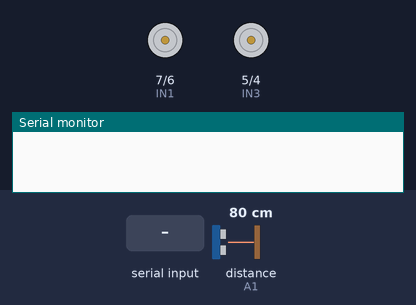
This sketch was run on a simulated Arduino Uno, built with avr-gcc and run on an emulated ATmega328P. On the bench: motor-driver pin pairs drawn as motors (green arrow = first pin HIGH = forward, orange = second pin HIGH = backward, longer = more drive, scaled by the enable pin), the last lines printed to the serial monitor. The inputs (shaded band) are chosen by the test bench; at power-on: distance to the obstacle (sensor on A1) 80 cm. The echo pulse lasts 58.3 µs per cm.

Above: at 1.2 s.
1.3 s: "5" received over Serial
At 1.7 s:
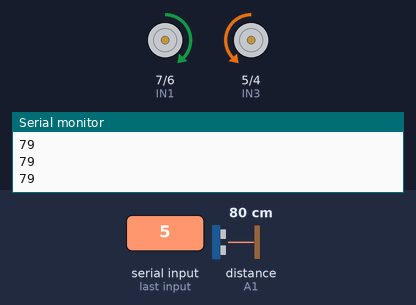
2.8 s: distance to the obstacle (sensor on A1) set to 13 cm
4.3 s: distance to the obstacle (sensor on A1) set to 10 cm
At 5.9 s:
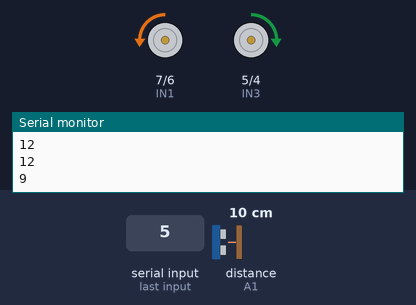
7.3 s: "1" received over Serial
9.8 s: "2" received over Serial
At 10.7 s:
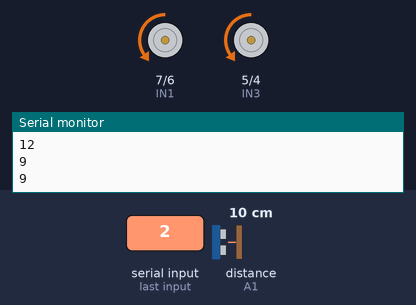
11.3 s: "3" received over Serial
At 12.0 s:
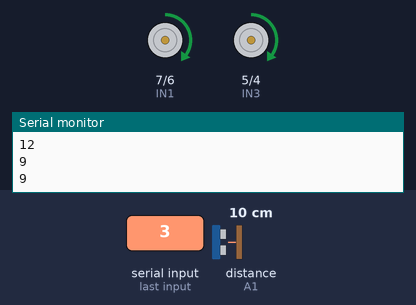
Timing chart, 0 to 13.8 s (numbered marks = the images above; inputs shaded):
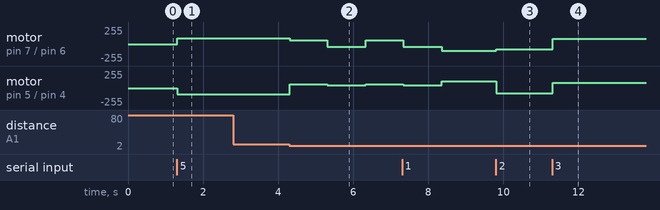

Measured:
- the behaviour switches between 12 and 11 cm on distance to the obstacle (sensor on A1) (found by bisection; images 1 and 2)
- after the input at 1.3 s, motor on pin 7 (IN1) / pin 6 (IN2): stopped → forward 90/255 at once; motor on pin 5 (IN3) / pin 4 (IN4): stopped → backward 90/255 at once
- after the input at 4.3 s, motor on pin 7 (IN1) / pin 6 (IN2): forward 90/255 → forward 60/255 at once, → backward 40/255 1.0 s later, → forward 60/255 1.0 s later; motor on pin 5 (IN3) / pin 4 (IN4): backward 90/255 → forward 60/255 at once, → forward 40/255 1.0 s later, → forward 60/255 1.0 s later
- after the input at 9.8 s, motor on pin 7 (IN1) / pin 6 (IN2): backward 100/255 → backward 80/255 at once; motor on pin 5 (IN3) / pin 4 (IN4): forward 100/255 → backward 80/255 at once
- after the input at 11.3 s, motor on pin 7 (IN1) / pin 6 (IN2), motor on pin 5 (IN3) / pin 4 (IN4): backward 80/255 → forward 80/255 at once

The sketch:

Manual_control.ino
```cpp
#include <SPI.h>
#include <RFID.h>
#define SS_PIN 10
#define RST_PIN 8
RFID rfid(SS_PIN, RST_PIN);

String rfidCard;


//Motor driver setup L298N
const int IN1 = 7;
const int IN2 = 6;
const int IN3 = 5;
const int IN4 = 4;

/* this will allow you to control the speed of the motors */

const int ENA = 9;
const int ENB = 3;

int command = 0;


int trig = A0;
int echo = A1;


void setup() {
  Serial.begin(9600);
  //Serial.println("Starting the RFID Reader...");
  SPI.begin();
  rfid.init();


  // set motor driver`s pins to output
  pinMode (IN1, OUTPUT);
  pinMode (IN2, OUTPUT);
  pinMode (IN3, OUTPUT);
  pinMode (IN4, OUTPUT);
  pinMode (ENA, OUTPUT);
  pinMode (ENB, OUTPUT);

  //set trig pin as output and the echo pin as input for the ultrasonic sesor
  pinMode(trig, OUTPUT);
  pinMode(echo, INPUT);

}

void loop() {
  if (rfid.isCard()) {
    if (rfid.readCardSerial()) {
      rfidCard = String(rfid.serNum[0]) + " " + String(rfid.serNum[1]) + " " + String(rfid.serNum[2]) + " " + String(rfid.serNum[3]);
      Serial.println(rfidCard);
    }
    rfid.halt();
  }


  if (Serial.available() > 0) //check if the arduino is receiving data or not
{
  command=Serial.read();
}
if (command == '0')//moving Forward

  {
    digitalWrite(IN1, HIGH);
    digitalWrite(IN2,LOW );
    digitalWrite(IN3, LOW);
    digitalWrite(IN4, HIGH);
    analogWrite(ENA, 100);
    analogWrite(ENB, 100);
    command=0;
  }
else if(command == '1') // moving backward
  {
    digitalWrite(IN1, LOW);
    digitalWrite(IN2, HIGH);
    digitalWrite(IN3, HIGH);
    digitalWrite(IN4, LOW);
    analogWrite(ENA, 100);
    analogWrite(ENB, 100);

    command=0;
  }
 else if (command == '2') //moving left
 {
    digitalWrite(IN1, LOW);
    digitalWrite(IN2, HIGH);
    digitalWrite(IN3, LOW);
    digitalWrite(IN4, HIGH);
    analogWrite(ENA, 80);
    analogWrite(ENB, 80);
    command=0;
  }
else if (command == '3') //moving right
{
    digitalWrite(IN1, HIGH);
    digitalWrite(IN2, LOW);
    digitalWrite(IN3, HIGH);
    digitalWrite(IN4, LOW);
    analogWrite(ENA, 80);
    analogWrite(ENB, 80);
    command=0;
  }
else if (command == '4') //stop the motors
{
    digitalWrite(IN1, HIGH);
    digitalWrite(IN2, HIGH);
    digitalWrite(IN3, HIGH);
    digitalWrite(IN4, HIGH);
    command=0;
  }


else if (command == '5')
{


long du = 0, ds = 0; // Transmitting pulse
digitalWrite(trig, LOW); //set trig pin to high
delayMicroseconds(10); //wait 2MS
digitalWrite(trig, HIGH); //set trig pin to high to send pulse
delayMicroseconds(10); //wait 10MS
digitalWrite(trig, LOW);// Waiting for pulse
du = pulseIn(echo, HIGH);// check for the pulse
ds = du*0.034/2 ;// Calculating distance
Serial.println(ds);
//move the motors forward

    digitalWrite(IN1, HIGH);
    digitalWrite(IN2, LOW);
    digitalWrite(IN3, LOW);
    digitalWrite(IN4, HIGH);
    analogWrite(ENA, 90);
    analogWrite(ENB, 90);

if (ds<=10) //if the space betwen the robot and the object less than 10 or 10 then turn right until the robot gets a space more than 10
{

    digitalWrite(IN1, HIGH);
    digitalWrite(IN2, LOW);
    digitalWrite(IN3, HIGH);
    digitalWrite(IN4, LOW);
    analogWrite(ENA, 60);
    analogWrite(ENB, 60);
    delay(1000);

    digitalWrite(IN1, LOW);
    digitalWrite(IN2, HIGH);
    digitalWrite(IN3, HIGH);
    digitalWrite(IN4, LOW);
    analogWrite(ENA, 40);
    analogWrite(ENB, 40);
   delay(1000);
}
command='5'; //here we will let the robot do the same job untill the we press stop bottom from mobile or press any bottom so we control it manualy
}


}
```
